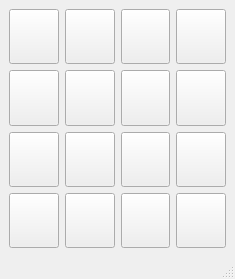
<?xml version="1.0" encoding="UTF-8"?>
<ui version="4.0">
 <class>MainWindow</class>
 <widget class="QMainWindow" name="MainWindow">
  <property name="geometry">
   <rect>
    <x>0</x>
    <y>0</y>
    <width>235</width>
    <height>279</height>
   </rect>
  </property>
  <property name="windowTitle">
   <string>Puzzle15</string>
  </property>
  <widget class="QWidget" name="centralwidget">
   <layout class="QGridLayout" name="gridLayout">
    <item row="0" column="1">
     <widget class="QPushButton" name="btn_2">
      <property name="sizePolicy">
       <sizepolicy hsizetype="Minimum" vsizetype="Expanding">
        <horstretch>0</horstretch>
        <verstretch>0</verstretch>
       </sizepolicy>
      </property>
      <property name="text">
       <string/>
      </property>
     </widget>
    </item>
    <item row="0" column="3">
     <widget class="QPushButton" name="btn_4">
      <property name="sizePolicy">
       <sizepolicy hsizetype="Minimum" vsizetype="Expanding">
        <horstretch>0</horstretch>
        <verstretch>0</verstretch>
       </sizepolicy>
      </property>
      <property name="text">
       <string/>
      </property>
     </widget>
    </item>
    <item row="0" column="2">
     <widget class="QPushButton" name="btn_3">
      <property name="sizePolicy">
       <sizepolicy hsizetype="Minimum" vsizetype="Expanding">
        <horstretch>0</horstretch>
        <verstretch>0</verstretch>
       </sizepolicy>
      </property>
      <property name="text">
       <string/>
      </property>
     </widget>
    </item>
    <item row="3" column="3">
     <widget class="QPushButton" name="btn_16">
      <property name="sizePolicy">
       <sizepolicy hsizetype="Minimum" vsizetype="Expanding">
        <horstretch>0</horstretch>
        <verstretch>0</verstretch>
       </sizepolicy>
      </property>
      <property name="text">
       <string/>
      </property>
     </widget>
    </item>
    <item row="0" column="0">
     <widget class="QPushButton" name="btn_1">
      <property name="sizePolicy">
       <sizepolicy hsizetype="Minimum" vsizetype="Expanding">
        <horstretch>0</horstretch>
        <verstretch>0</verstretch>
       </sizepolicy>
      </property>
      <property name="text">
       <string/>
      </property>
     </widget>
    </item>
    <item row="2" column="0">
     <widget class="QPushButton" name="btn_9">
      <property name="sizePolicy">
       <sizepolicy hsizetype="Minimum" vsizetype="Expanding">
        <horstretch>0</horstretch>
        <verstretch>0</verstretch>
       </sizepolicy>
      </property>
      <property name="text">
       <string/>
      </property>
     </widget>
    </item>
    <item row="2" column="3">
     <widget class="QPushButton" name="btn_12">
      <property name="sizePolicy">
       <sizepolicy hsizetype="Minimum" vsizetype="Expanding">
        <horstretch>0</horstretch>
        <verstretch>0</verstretch>
       </sizepolicy>
      </property>
      <property name="text">
       <string/>
      </property>
     </widget>
    </item>
    <item row="2" column="2">
     <widget class="QPushButton" name="btn_11">
      <property name="sizePolicy">
       <sizepolicy hsizetype="Minimum" vsizetype="Expanding">
        <horstretch>0</horstretch>
        <verstretch>0</verstretch>
       </sizepolicy>
      </property>
      <property name="text">
       <string/>
      </property>
     </widget>
    </item>
    <item row="3" column="2">
     <widget class="QPushButton" name="btn_15">
      <property name="sizePolicy">
       <sizepolicy hsizetype="Minimum" vsizetype="Expanding">
        <horstretch>0</horstretch>
        <verstretch>0</verstretch>
       </sizepolicy>
      </property>
      <property name="text">
       <string/>
      </property>
     </widget>
    </item>
    <item row="1" column="3">
     <widget class="QPushButton" name="btn_8">
      <property name="sizePolicy">
       <sizepolicy hsizetype="Minimum" vsizetype="Expanding">
        <horstretch>0</horstretch>
        <verstretch>0</verstretch>
       </sizepolicy>
      </property>
      <property name="text">
       <string/>
      </property>
     </widget>
    </item>
    <item row="1" column="0">
     <widget class="QPushButton" name="btn_5">
      <property name="sizePolicy">
       <sizepolicy hsizetype="Minimum" vsizetype="Expanding">
        <horstretch>0</horstretch>
        <verstretch>0</verstretch>
       </sizepolicy>
      </property>
      <property name="text">
       <string/>
      </property>
     </widget>
    </item>
    <item row="2" column="1">
     <widget class="QPushButton" name="btn_10">
      <property name="sizePolicy">
       <sizepolicy hsizetype="Minimum" vsizetype="Expanding">
        <horstretch>0</horstretch>
        <verstretch>0</verstretch>
       </sizepolicy>
      </property>
      <property name="text">
       <string/>
      </property>
     </widget>
    </item>
    <item row="3" column="1">
     <widget class="QPushButton" name="btn_14">
      <property name="sizePolicy">
       <sizepolicy hsizetype="Minimum" vsizetype="Expanding">
        <horstretch>0</horstretch>
        <verstretch>0</verstretch>
       </sizepolicy>
      </property>
      <property name="text">
       <string/>
      </property>
     </widget>
    </item>
    <item row="1" column="1">
     <widget class="QPushButton" name="btn_6">
      <property name="sizePolicy">
       <sizepolicy hsizetype="Minimum" vsizetype="Expanding">
        <horstretch>0</horstretch>
        <verstretch>0</verstretch>
       </sizepolicy>
      </property>
      <property name="text">
       <string/>
      </property>
     </widget>
    </item>
    <item row="1" column="2">
     <widget class="QPushButton" name="btn_7">
      <property name="sizePolicy">
       <sizepolicy hsizetype="Minimum" vsizetype="Expanding">
        <horstretch>0</horstretch>
        <verstretch>0</verstretch>
       </sizepolicy>
      </property>
      <property name="text">
       <string/>
      </property>
     </widget>
    </item>
    <item row="3" column="0">
     <widget class="QPushButton" name="btn_13">
      <property name="sizePolicy">
       <sizepolicy hsizetype="Minimum" vsizetype="Expanding">
        <horstretch>0</horstretch>
        <verstretch>0</verstretch>
       </sizepolicy>
      </property>
      <property name="text">
       <string/>
      </property>
     </widget>
    </item>
   </layout>
  </widget>
  <widget class="QMenuBar" name="menubar">
   <property name="geometry">
    <rect>
     <x>0</x>
     <y>0</y>
     <width>235</width>
     <height>22</height>
    </rect>
   </property>
  </widget>
  <widget class="QStatusBar" name="statusbar"/>
 </widget>
 <resources/>
 <connections/>
</ui>
